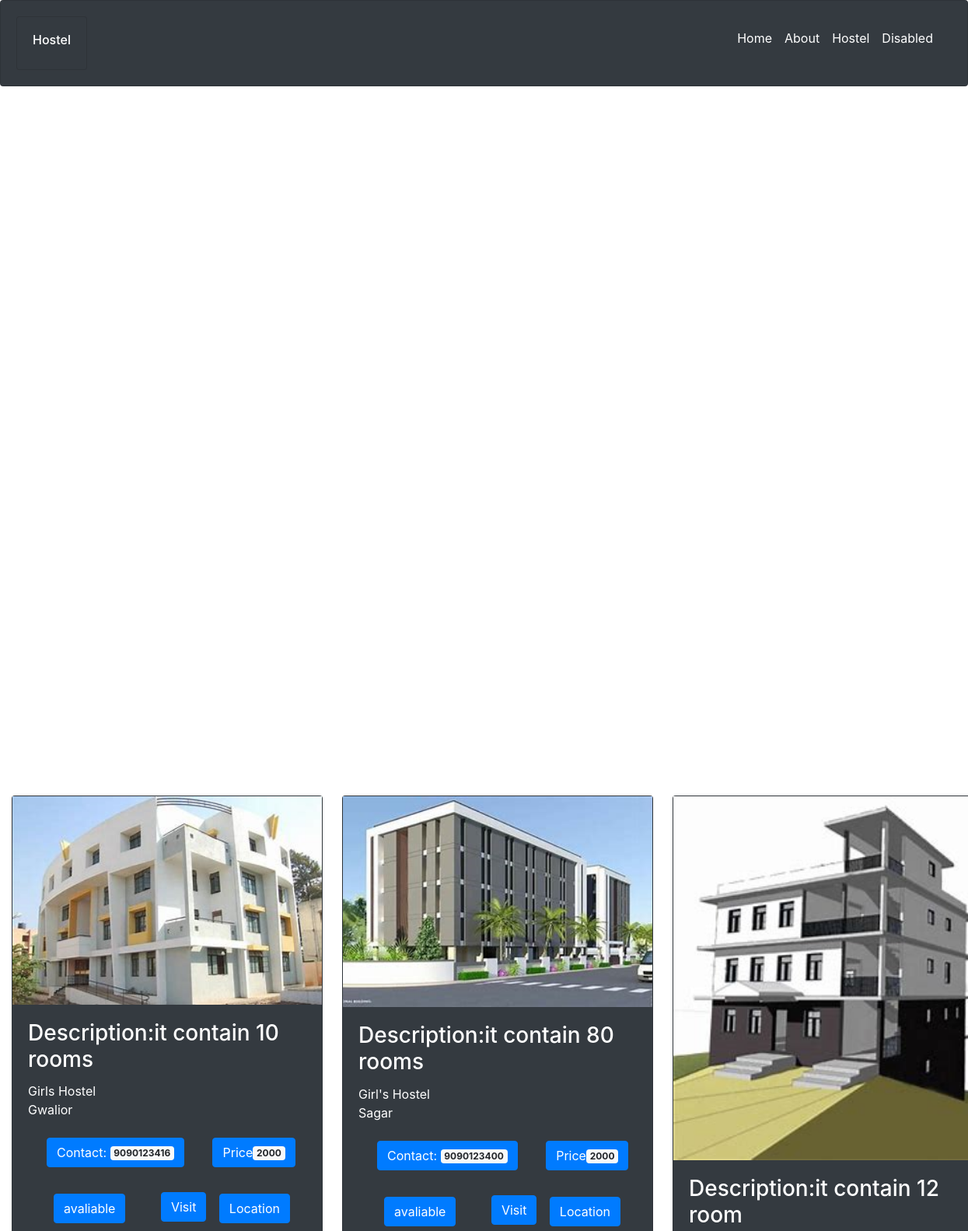
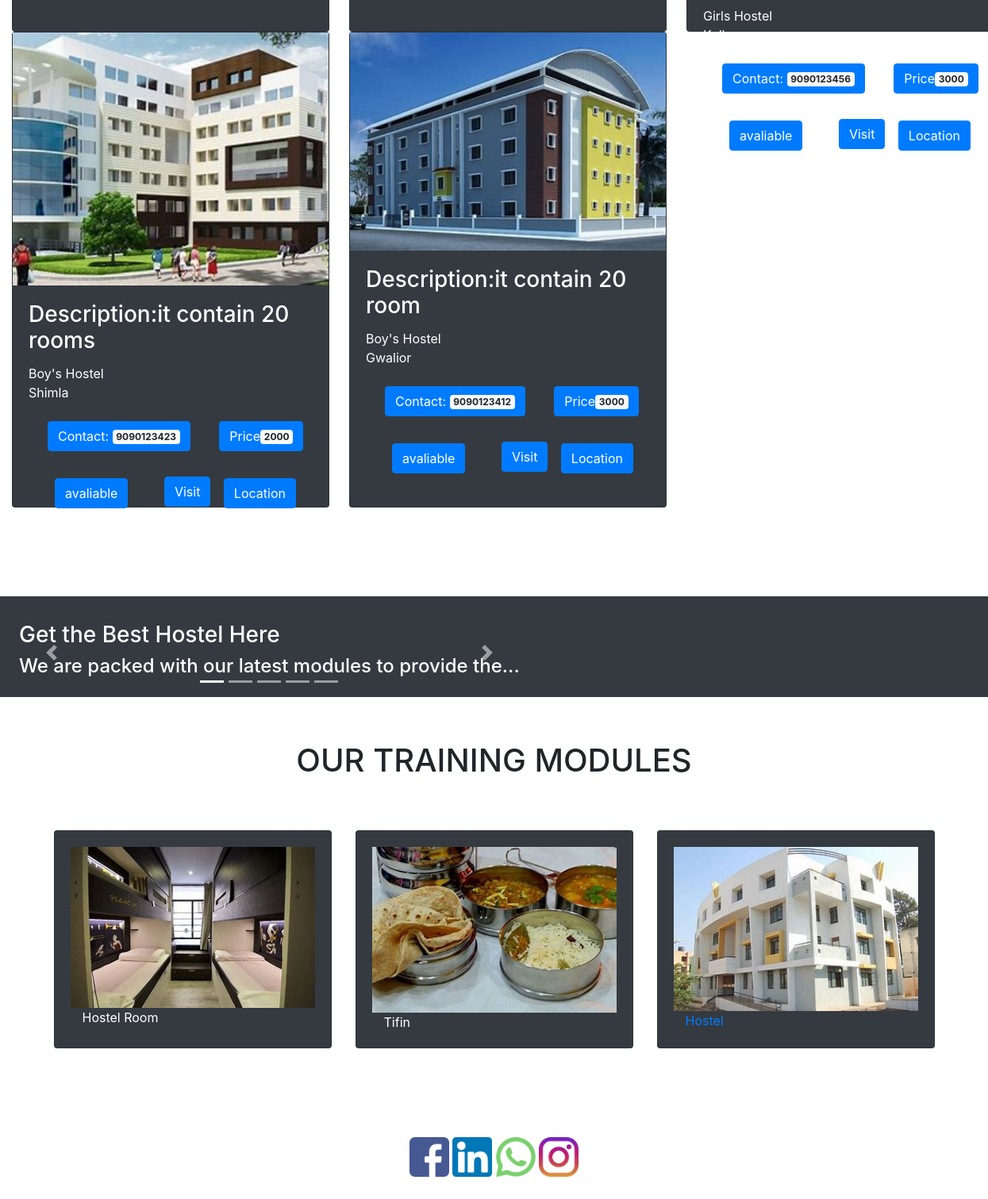
Page /collecthostel/ on the committed database (2 pictures, top to bottom).
### hostelbookingapp/models.py (models this page shows)
class Hostel(models.Model):
	hostelName=models.CharField(max_length=120)
	TYPE=(
			('Girls Hostel','Girls Hostel'),
			('Boys Hostel','Boys Hostel'),
		)
	type=models.CharField(max_length=20,choices=TYPE)
	AVALIABILITY=(('avaliable','avaliable'),
		('unavaliable','unavaliable'),
		)
	avaliable=models.CharField(max_length=20,choices=AVALIABILITY)
	images=models.FileField(upload_to='upload/hostel')
	description=models.CharField(max_length=2000)
	city=models.ForeignKey(City,on_delete=models.CASCADE)
	location=models.CharField(max_length=120)
	owner=models.CharField(max_length=50)
	price=models.IntegerField()
	contact=models.CharField(max_length=10,default="90909")
	def __str__(self):
		return f'{self.hostelName}';

class City(models.Model):
	cityName=models.CharField(max_length=120)
	stateName=models.ForeignKey(State,on_delete=models.CASCADE)
	def __str__(self):
		return self.cityName

### hostelbookingapp/views.py (the view)
# urls.py: path("collecthostel/",views.collecthostel,name="collecthostel"),
def collecthostel(request):
	context={}
	context['hostels']=Hostel.objects.filter(avaliable__exact="avaliable")
	print(context['hostels'])
	return render(request,"hostelbookingapp/hostel.html",context)

### hostelbookingapp/templates/hostelbookingapp/hostel.html (shortened to what this page needs)
{% load static %}
<!DOCTYPE html>
<html>
	<head>
		<link rel="stylesheet" href="https://stackpath.bootstrapcdn.com/bootstrap/4.3.0/css/bootstrap.min.css">
	</head>
	<body>
		<div class="card bg-dark responsive text-white" >
			<div class="card-body">
				<div class="row">
					<div class="col-4 ">
						<div class="card float-left bg-dark">
							<div class="card-body">
								<span ><h6>Hostel</h6></span>
							</div>
						</div>
					</div>
					<div class="col-4">
					</div>
					<div class="col-4  text-white">
						<nav class="navbar navbar-expand-lg justify-content-center navbar-light bg-dark float-right">
							  <div class="collapse navbar-collapse" id="navbarSupportedContent">
							    <ul class="navbar-nav mr-auto">
							      <li class="nav-item active">
							        <a class="nav-link text-white" href="{% url 'index' %}">Home <span class="sr-only">(current)</span></a>
							      </li>
							      <li class="nav-item">
							        <a class="nav-link text-white" href="#about">About</a>
							      </li>
							      <li class="nav-item">
							        <a class="nav-link text-white" href="#" tabindex="-1" aria-disabled="true">Hostel</a>
							      </li>
							      <li class="nav-item">
							        <a class="nav-link text-white" href="#" tabindex="-1" aria-disabled="true">Disabled</a>
							      </li>
							    </ul>
							  </div>
							</nav>
					</div>
				</div>
			</div>
		</div>
		<div class="container responsive">
			<div id="mymap">
			</div>
		</div>
		<h1>&nbsp;</h1>
		<h1>&nbsp;</h1>
				   	 <div class="card-deck" style="float-left">
				   	 	{% for x in hostels %}
						<div class="col-4 p-8 m-12">
							<div class="card bg-dark p-8" style="width: 400px;height:600px;">
								<img src="../static/{{x.images}}" class="img-fluid " alt="...">
								<div class="card-body">
									<div class="card-title text-white"><h3>Description:{{x.description}}</h3></div>
									<div class="card-text text-white">{{x.type}}</div>
									<div class="card-text text-white">{{x.city}}</div>
									<button type="button" class="btn btn-primary m-4">
  											Contact: <span class="badge badge-light">{{x.contact}}</span>
										</button>
									<span>
										<button type="button" class="btn btn-primary m-2">
  											Price<span class="badge badge-light">{{x.price}}</span>
										</button>
										{% if x.avaliable|length < 10 %}
										<button type="button" class="btn btn-primary
										ml-4 mr-4 mt-1">{{x.avaliable}}</button>
										&nbsp;&nbsp;<a type="button" href="{% url 'showRooms' x.id %}" class="btn btn-primary m-2">Visit</a>
										{% else %}
										<button type="button" class="btn btn-primary Disabled ml-4 mr-4 mt-1">{{x.avaliable}}</button>
										{% endif %}
										<a type="button" class="btn btn-primary Disabled ml-1 mt-1 text-white" name="locat" id="{{ x.location }}">Location</a>
								    </span>
								</div>
							</div>
						</div>
						{% endfor %}
						</div>
	<h1>&nbsp;</h1>
	<h1>&nbsp;</h1>
	<nav class="navbar navbar-expand-xl bg-dark text-white" id="about">
		<ul class="navbar-nav">
			<li class="nav-item">
				<a class="nav-link">
					<div id="demo" class="carousel slide" data-ride="carousel">
					  <ul class="carousel-indicators">
					    <li data-target="#demo" data-slide-to="0" class="active"></li>
					    <li data-target="#demo" data-slide-to="1"></li>
					    <li data-target="#demo" data-slide-to="2"></li>
					    <li data-target="#demo" data-slide-to="3"></li>
					    <li data-target="#demo" data-slide-to="4"></li>
					  </ul>
					  <div class="carousel-inner" id="about">
					    <div class="carousel-item active">
						   	 <h3>Get the Best Hostel Here</h3>
						   	 <h4>We are packed with our latest modules to provide the...</h4>
					    </div>
				</div>
				  <a class="carousel-control-prev" href="#demo" data-slide="prev">
				    <span class="carousel-control-prev-icon"></span>
				  </a>
				  <a class="carousel-control-next" href="#demo" data-slide="next">
				    <span class="carousel-control-next-icon"></span>
				  </a>
			</div>
				</a>
			</li>
		</ul>
	</nav>
	<div class="row">
		<h1 class="col-sm-12 text-center">&nbsp;</h1>
	</div>
	<div class="row">
		<h1 class="col-sm-12 text-center">OUR TRAINING MODULES </h1>
	</div>
	<div class="row">
		<h1 class="col-sm-12 text-center">&nbsp;</h1>
	</div>
	<div class="container">
		<div class="card-deck col-xs-6">
			<div class="card bg-dark">
				<div class="card-body">
				    <img src="{% static 'images/host1.png' %}" class="img-fluid " alt="...">
				      	<a href="#" class="col-sm-12  text-center text-justify text-white">Hostel Room</a>
				</div>
			</div>
			<div class="card bg-dark">
				<div class="card-body">
				    <img src="{% static 'images/tifin6.png' %}" class="img-fluid " alt="...">
				      	<a href="#" class="col-sm-12 text-center text-justify text-white">Tifin</a>
				</div>
			</div>
			<div class="card bg-dark">
				<div class="card-body">
				    <img src="{% static 'images/hostbuil1.png' %}"  class="img-fluid" alt="...">
				    <a href="{% url 'hostel' %}" class="col-sm-12 text-center text-justify">Hostel</a>
				</div>
			</div>
		</div>
	</div>
		<h1>&nbsp;</h1>
		<h1>&nbsp;</h1>
		<div class=" container responsive text-center ">
			<img src="{% static 'images/facebookpic.png' %}" class="img-fluid responsive" style="width:50px;height:50px;" />
			<img src="{% static 'images/linkdinpic.png' %}" class="img-fluid responsive" style="width:50px;height:50px;" />
			<img src="{% static 'images/whatspp.png' %}" class="img-fluid responsive" style="width:50px;height:50px;" />
			<img src="{% static 'images/instrapic.png' %}" class="img-fluid responsive"  style="width:50px;height:50px;"/>
		</div>
		<h1>&nbsp;</h1>
	</body>
</html>

### hostelbookingapp/templates/hostelbookingapp/hostel.html (style rules this page uses)
#mymap { width: 100%; height:800px; }

### rows in the picture
Hostel: images (picture), description "it contain 10 rooms", type "Girls Hostel", city "Gwalior", contact "9090123416", price "2000", avaliable "avaliable"
Hostel: images (picture), description "it contain 80 rooms", type "Girl's Hostel", city "Sagar", contact "9090123400", price "2000", avaliable "avaliable"
Hostel: images (picture), description "it contain 12 room", type "Girls Hostel", city "Kullu", contact "9090123456", price "3000", avaliable "avaliable"
Hostel: images (picture), description "it contain 20 rooms", type "Boy's Hostel", city "Shimla", contact "9090123423", price "2000", avaliable "avaliable"
Hostel: images (picture), description "it contain 20 room", type "Boy's Hostel", city "Gwalior", contact "9090123412", price "3000", avaliable "avaliable"
